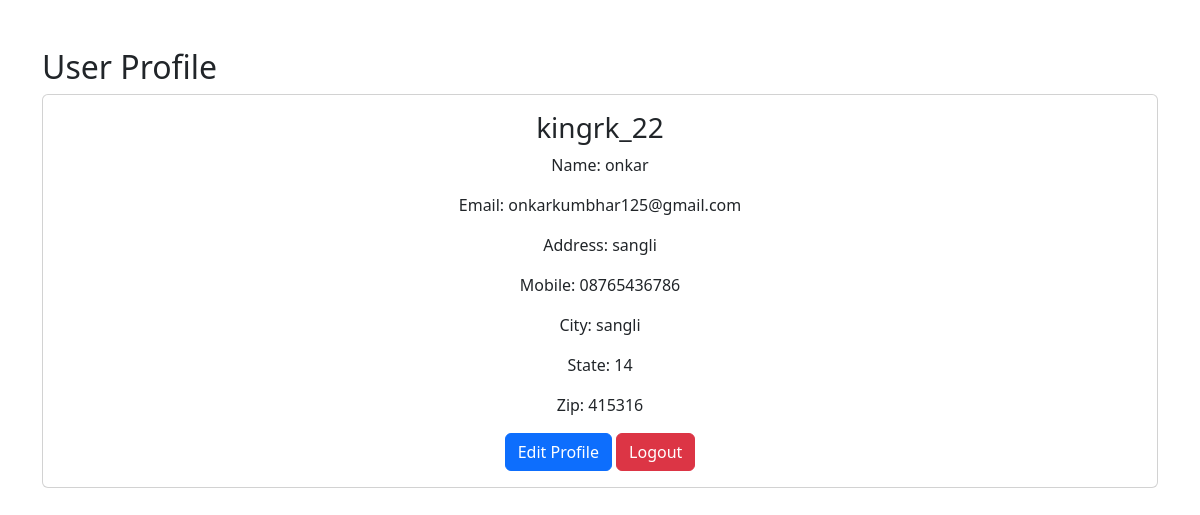
The page /profile.php (signed in) on the database its author committed.
### tables this page shows
CREATE TABLE `users` (
  `id` int(11) NOT NULL,
  `Name` varchar(255) NOT NULL,
  `user_name` varchar(100) NOT NULL,
  `Email` varchar(50) NOT NULL,
  `password` varchar(255) NOT NULL,
  `address` varchar(255) NOT NULL,
  `Mobile` varchar(20) DEFAULT NULL,
  `city` varchar(100) NOT NULL,
  `state` int(11) NOT NULL,
  `zip` varchar(10) NOT NULL,
  `created_at` timestamp NOT NULL DEFAULT current_timestamp()
);

### profile.php (the view, shortened to what this page needs)
<?php
include('include/db_con.php');
$user_id = $_SESSION['user_id'];
$sql = "SELECT Name, user_name, email, address, Mobile, city, state, zip FROM users WHERE id = ?";
$stmt = $con->prepare($sql);
$stmt->bind_param("i", $user_id);
$stmt->execute();
$result = $stmt->get_result();
$user = $result->fetch_assoc();
?>
<!DOCTYPE html>
<html lang="en">
<head>
    <link href="https://cdn.jsdelivr.net/npm/bootstrap@5.3.3/dist/css/bootstrap.min.css" rel="stylesheet" />
</head>
<body>
    <div class="container mt-5">
        <h2>User Profile</h2>
        <div class="card">
            <div class="card-body text-center">
                <h3><?php echo htmlspecialchars($user['user_name']); ?></h3>
                <p>Name: <?php echo htmlspecialchars($user['Name']); ?></p>
                <p>Email: <?php echo htmlspecialchars($user['email']); ?></p>
                <p>Address: <?php echo htmlspecialchars($user['address']); ?></p>
                <p>Mobile: <?php echo htmlspecialchars($user['Mobile']); ?></p>
                <p>City: <?php echo htmlspecialchars($user['city']); ?></p>
                <p>State: <?php echo htmlspecialchars($user['state']); ?></p>
                <p>Zip: <?php echo htmlspecialchars($user['zip']); ?></p>
                <a href="edit_profile.php" class="btn btn-primary">Edit Profile</a>
                <a href="logout.php" class="btn btn-danger">Logout</a>
            </div>
        </div>
    </div>
</body>
</html>

### rows shown on the page
users: user_name "kingrk_22", Name "onkar", Email "onkarkumbhar125@gmail.com", address "sangli", Mobile "08765436786", city "sangli", state "14", zip "415316"
